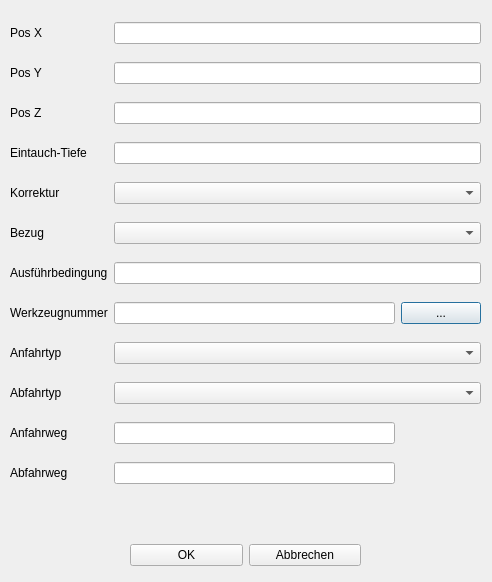
<?xml version="1.0" encoding="UTF-8"?>
<ui version="4.0">
 <class>Dialog_bearb_faufruf</class>
 <widget class="QDialog" name="Dialog_bearb_faufruf">
  <property name="geometry">
   <rect>
    <x>0</x>
    <y>0</y>
    <width>492</width>
    <height>582</height>
   </rect>
  </property>
  <property name="windowTitle">
   <string>Dialog</string>
  </property>
  <widget class="QWidget" name="layoutWidget">
   <property name="geometry">
    <rect>
     <x>10</x>
     <y>10</y>
     <width>471</width>
     <height>491</height>
    </rect>
   </property>
   <layout class="QGridLayout" name="gridLayout">
    <item row="3" column="1" colspan="2">
     <widget class="QLineEdit" name="lineEdit_z">
      <property name="enabled">
       <bool>true</bool>
      </property>
     </widget>
    </item>
    <item row="1" column="1" colspan="2">
     <widget class="QLineEdit" name="lineEdit_x">
      <property name="enabled">
       <bool>true</bool>
      </property>
     </widget>
    </item>
    <item row="8" column="2">
     <widget class="QPushButton" name="pushButton_wkzwahl">
      <property name="text">
       <string>...</string>
      </property>
     </widget>
    </item>
    <item row="6" column="0">
     <widget class="QLabel" name="label_11">
      <property name="text">
       <string>Bezug</string>
      </property>
     </widget>
    </item>
    <item row="8" column="0">
     <widget class="QLabel" name="label_13">
      <property name="text">
       <string>Werkzeugnummer</string>
      </property>
     </widget>
    </item>
    <item row="2" column="0">
     <widget class="QLabel" name="label_5">
      <property name="text">
       <string>Pos Y</string>
      </property>
     </widget>
    </item>
    <item row="7" column="1" colspan="2">
     <widget class="QLineEdit" name="lineEdit_afb"/>
    </item>
    <item row="7" column="0">
     <widget class="QLabel" name="label_12">
      <property name="text">
       <string>Ausführbedingung</string>
      </property>
     </widget>
    </item>
    <item row="10" column="0">
     <widget class="QLabel" name="label_2">
      <property name="text">
       <string>Abfahrtyp</string>
      </property>
     </widget>
    </item>
    <item row="4" column="0">
     <widget class="QLabel" name="label_3">
      <property name="text">
       <string>Eintauch-Tiefe</string>
      </property>
     </widget>
    </item>
    <item row="5" column="1" colspan="2">
     <widget class="QComboBox" name="comboBox_kor"/>
    </item>
    <item row="3" column="0">
     <widget class="QLabel" name="label_6">
      <property name="text">
       <string>Pos Z</string>
      </property>
     </widget>
    </item>
    <item row="6" column="1" colspan="2">
     <widget class="QComboBox" name="comboBox_bezug">
      <property name="enabled">
       <bool>true</bool>
      </property>
     </widget>
    </item>
    <item row="11" column="0">
     <widget class="QLabel" name="label_7">
      <property name="text">
       <string>Anfahrweg</string>
      </property>
     </widget>
    </item>
    <item row="9" column="0">
     <widget class="QLabel" name="label">
      <property name="text">
       <string>Anfahrtyp</string>
      </property>
     </widget>
    </item>
    <item row="4" column="1" colspan="2">
     <widget class="QLineEdit" name="lineEdit_ti"/>
    </item>
    <item row="1" column="0">
     <widget class="QLabel" name="label_4">
      <property name="text">
       <string>Pos X</string>
      </property>
     </widget>
    </item>
    <item row="5" column="0">
     <widget class="QLabel" name="label_10">
      <property name="text">
       <string>Korrektur</string>
      </property>
     </widget>
    </item>
    <item row="2" column="1" colspan="2">
     <widget class="QLineEdit" name="lineEdit_y">
      <property name="enabled">
       <bool>true</bool>
      </property>
     </widget>
    </item>
    <item row="8" column="1">
     <widget class="QLineEdit" name="lineEdit_wkz"/>
    </item>
    <item row="12" column="0">
     <widget class="QLabel" name="label_8">
      <property name="text">
       <string>Abfahrweg</string>
      </property>
     </widget>
    </item>
    <item row="11" column="1">
     <widget class="QLineEdit" name="lineEdit_anweg"/>
    </item>
    <item row="12" column="1">
     <widget class="QLineEdit" name="lineEdit_abweg"/>
    </item>
    <item row="9" column="1" colspan="2">
     <widget class="QComboBox" name="comboBox_antyp"/>
    </item>
    <item row="10" column="1" colspan="2">
     <widget class="QComboBox" name="comboBox_abtyp"/>
    </item>
   </layout>
  </widget>
  <widget class="QWidget" name="layoutWidget_2">
   <property name="geometry">
    <rect>
     <x>130</x>
     <y>540</y>
     <width>231</width>
     <height>31</height>
    </rect>
   </property>
   <layout class="QHBoxLayout" name="horizontalLayout">
    <item>
     <widget class="QPushButton" name="btn_ok">
      <property name="text">
       <string>OK</string>
      </property>
     </widget>
    </item>
    <item>
     <widget class="QPushButton" name="btn_abbrechen">
      <property name="text">
       <string>Abbrechen</string>
      </property>
     </widget>
    </item>
   </layout>
  </widget>
 </widget>
 <tabstops>
  <tabstop>lineEdit_x</tabstop>
  <tabstop>lineEdit_y</tabstop>
  <tabstop>lineEdit_z</tabstop>
  <tabstop>lineEdit_ti</tabstop>
  <tabstop>comboBox_kor</tabstop>
  <tabstop>comboBox_bezug</tabstop>
  <tabstop>lineEdit_afb</tabstop>
  <tabstop>lineEdit_wkz</tabstop>
  <tabstop>comboBox_antyp</tabstop>
  <tabstop>comboBox_abtyp</tabstop>
  <tabstop>lineEdit_anweg</tabstop>
  <tabstop>lineEdit_abweg</tabstop>
  <tabstop>btn_ok</tabstop>
  <tabstop>btn_abbrechen</tabstop>
  <tabstop>pushButton_wkzwahl</tabstop>
 </tabstops>
 <resources/>
 <connections/>
</ui>
